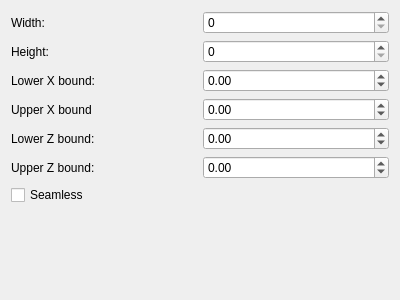
<?xml version="1.0" encoding="UTF-8"?>
<ui version="4.0">
 <class>PlaneOptions</class>
 <widget class="QWidget" name="PlaneOptions">
  <property name="geometry">
   <rect>
    <x>0</x>
    <y>0</y>
    <width>400</width>
    <height>300</height>
   </rect>
  </property>
  <property name="windowTitle">
   <string>Form</string>
  </property>
  <layout class="QVBoxLayout" name="verticalLayout">
   <item>
    <layout class="QGridLayout" name="gridLayout_2">
     <item row="0" column="0">
      <widget class="QLabel" name="label_5">
       <property name="text">
        <string>Width:</string>
       </property>
      </widget>
     </item>
     <item row="0" column="1">
      <widget class="QSpinBox" name="imageWidth">
       <property name="maximum">
        <number>8192</number>
       </property>
      </widget>
     </item>
     <item row="1" column="0">
      <widget class="QLabel" name="label_6">
       <property name="text">
        <string>Height:</string>
       </property>
      </widget>
     </item>
     <item row="1" column="1">
      <widget class="QSpinBox" name="imageHeight">
       <property name="maximum">
        <number>8192</number>
       </property>
      </widget>
     </item>
     <item row="2" column="0">
      <widget class="QLabel" name="label">
       <property name="text">
        <string>Lower X bound:</string>
       </property>
      </widget>
     </item>
     <item row="3" column="0">
      <widget class="QLabel" name="label_2">
       <property name="text">
        <string>Upper X bound</string>
       </property>
      </widget>
     </item>
     <item row="4" column="0">
      <widget class="QLabel" name="label_3">
       <property name="text">
        <string>Lower Z bound:</string>
       </property>
      </widget>
     </item>
     <item row="5" column="0">
      <widget class="QLabel" name="label_4">
       <property name="text">
        <string>Upper Z bound:</string>
       </property>
      </widget>
     </item>
     <item row="2" column="1">
      <widget class="QDoubleSpinBox" name="lowerXBound">
       <property name="minimum">
        <double>-1.000000000000000</double>
       </property>
       <property name="maximum">
        <double>1.000000000000000</double>
       </property>
       <property name="singleStep">
        <double>0.010000000000000</double>
       </property>
      </widget>
     </item>
     <item row="3" column="1">
      <widget class="QDoubleSpinBox" name="upperXBound">
       <property name="minimum">
        <double>-1.000000000000000</double>
       </property>
       <property name="maximum">
        <double>1.000000000000000</double>
       </property>
       <property name="singleStep">
        <double>0.010000000000000</double>
       </property>
      </widget>
     </item>
     <item row="4" column="1">
      <widget class="QDoubleSpinBox" name="lowerZBound">
       <property name="minimum">
        <double>-1.000000000000000</double>
       </property>
       <property name="maximum">
        <double>1.000000000000000</double>
       </property>
       <property name="singleStep">
        <double>0.010000000000000</double>
       </property>
      </widget>
     </item>
     <item row="5" column="1">
      <widget class="QDoubleSpinBox" name="upperZBound">
       <property name="minimum">
        <double>-1.000000000000000</double>
       </property>
       <property name="maximum">
        <double>1.000000000000000</double>
       </property>
       <property name="singleStep">
        <double>0.010000000000000</double>
       </property>
      </widget>
     </item>
     <item row="6" column="0">
      <widget class="QCheckBox" name="seamless">
       <property name="text">
        <string>Seamless</string>
       </property>
      </widget>
     </item>
    </layout>
   </item>
   <item>
    <spacer name="verticalSpacer">
     <property name="orientation">
      <enum>Qt::Vertical</enum>
     </property>
     <property name="sizeHint" stdset="0">
      <size>
       <width>20</width>
       <height>40</height>
      </size>
     </property>
    </spacer>
   </item>
  </layout>
 </widget>
 <resources/>
 <connections/>
</ui>
